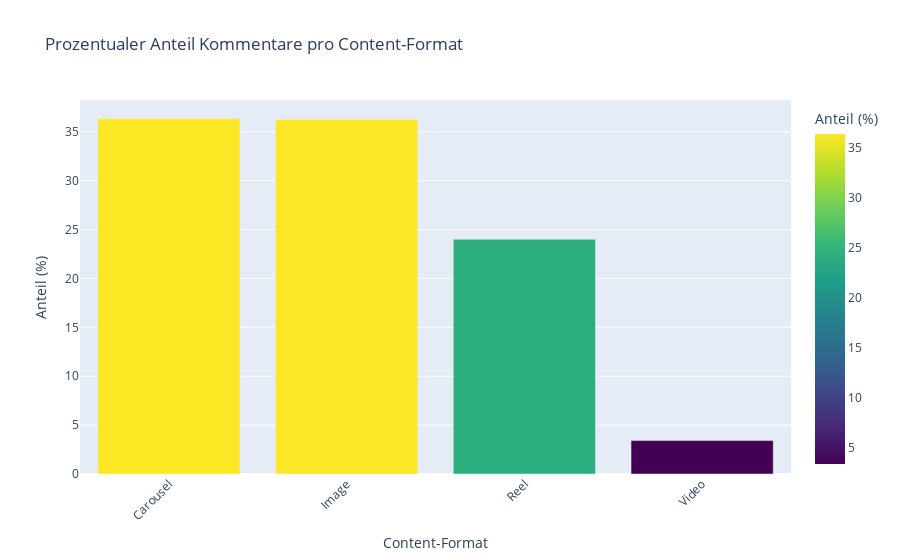

The notebook cell saved with this chart:
### Code cell
comments_by_format = df_posts.groupby('content_type')['comment_count'].sum()
comments_pct = (comments_by_format / comments_by_format.sum()) * 100

# DataFrame für Plotly
df_pct = comments_pct.reset_index()
df_pct.columns = ['Content Format', 'Prozentualer Anteil (%)']

fig = px.bar(
    df_pct,
    x='Content Format',
    y='Prozentualer Anteil (%)',
    title='Prozentualer Anteil Kommentare pro Content-Format',
    labels={'Prozentualer Anteil (%)': 'Anteil (%)', 'Content Format': 'Content-Format'},
    color='Prozentualer Anteil (%)',
    color_continuous_scale='viridis'
)

fig.update_layout(
    xaxis_tickangle=-45,
    yaxis=dict(title='Anteil (%)'),
    xaxis=dict(title='Content-Format'),
    coloraxis_colorbar=dict(title="Anteil (%)")
)

fig.show()

### Figure 1 — Plotly figure (JSON) as saved in the notebook; plotly's stock layout.template omitted (floating-point values rounded to 4 significant figures)
{"data": [{"hovertemplate": "Content-Format=%{x}<br>Anteil (%)=%{marker.color}<extra></extra>", "legendgroup": "", "marker": {"color": [36.33, 36.25, 24.0, 3.417], "coloraxis": "coloraxis", "pattern": {"shape": ""}}, "name": "", "orientation": "v", "showlegend": false, "textposition": "auto", "type": "bar", "x": ["Carousel", "Image", "Reel", "Video"], "xaxis": "x", "y": [36.33, 36.25, 24.0, 3.417], "yaxis": "y"}], "layout": {"barmode": "relative", "coloraxis": {"colorbar": {"title": {"text": "Anteil (%)"}}, "colorscale": [[0, "#440154"], [0.1111, "#482878"], [0.2222, "#3e4989"], [0.3333, "#31688e"], [0.4444, "#26828e"], [0.5556, "#1f9e89"], [0.6667, "#35b779"], [0.7778, "#6ece58"], [0.8889, "#b5de2b"], [1, "#fde725"]]}, "legend": {"tracegroupgap": 0}, "title": {"text": "Prozentualer Anteil Kommentare pro Content-Format"}, "xaxis": {"anchor": "y", "domain": [0, 1], "tickangle": -45, "title": {"text": "Content-Format"}}, "yaxis": {"anchor": "x", "domain": [0, 1], "title": {"text": "Anteil (%)"}}}}
